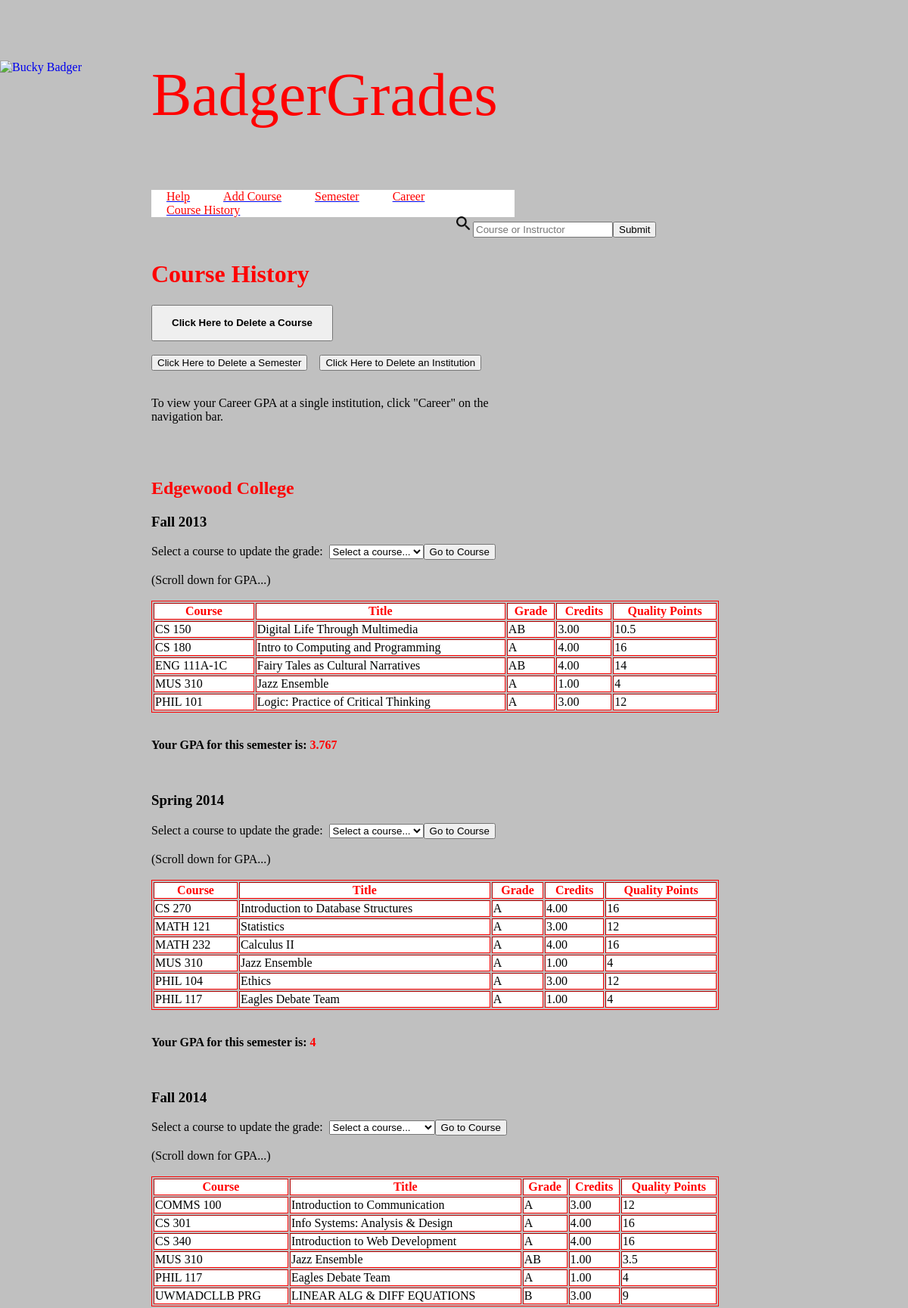
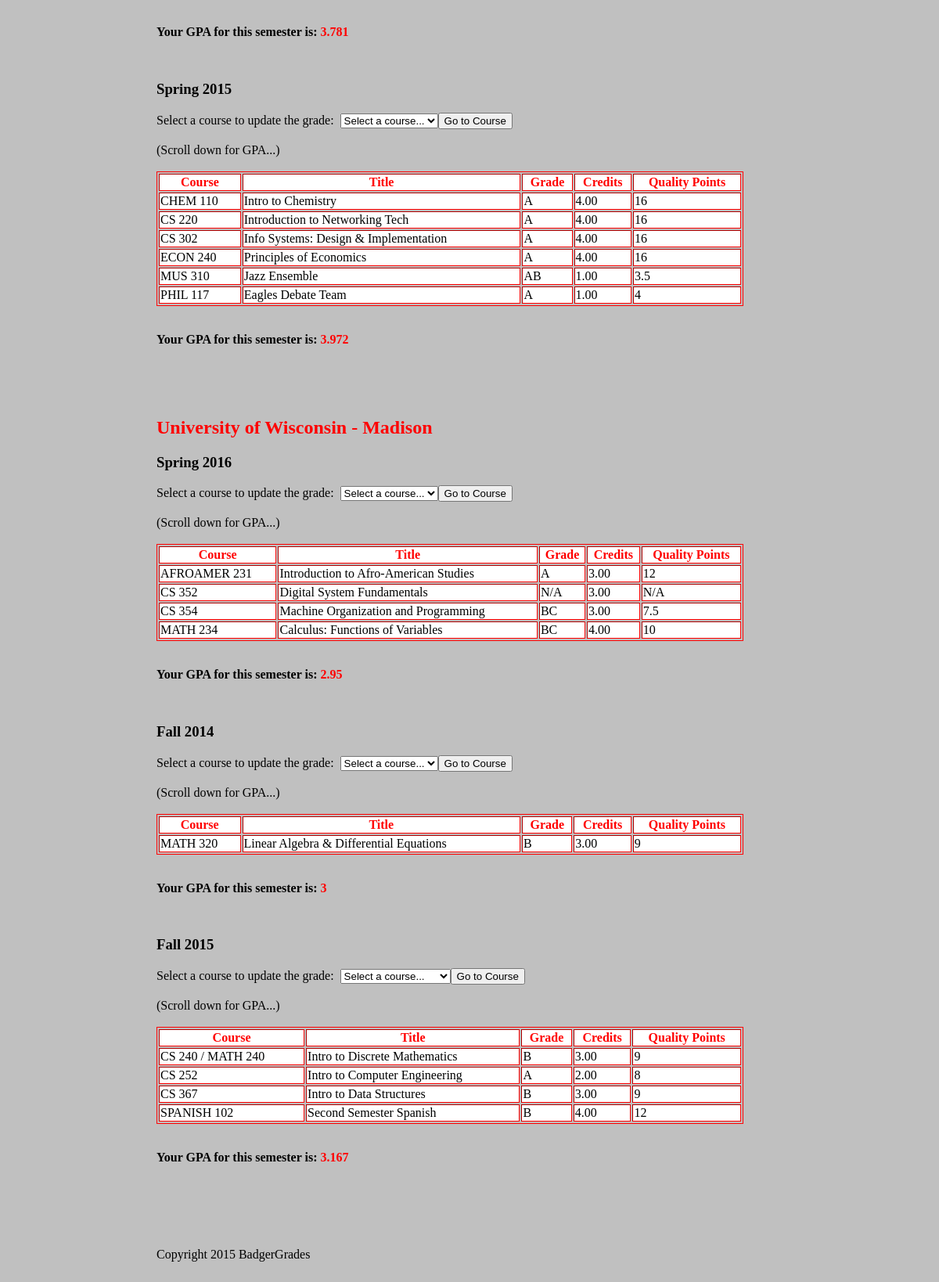
/course_history.php, run on the app's committed database (2 pictures, top to bottom).
### tables this page shows
CREATE TABLE `institution` (
  `InstitutionID` int(11) NOT NULL AUTO_INCREMENT,
  `Institution` varchar(45) NOT NULL,
  `City` varchar(45) DEFAULT NULL,
  `State` varchar(45) DEFAULT NULL,
  `Major` varchar(45) DEFAULT NULL,
  PRIMARY KEY (`InstitutionID`)
);

CREATE TABLE `class` (
  `CourseID` int(11) NOT NULL AUTO_INCREMENT,
  `CourseCode` varchar(45) NOT NULL,
  `CourseName` varchar(90) NOT NULL,
  `Schedule` varchar(45) DEFAULT NULL,
  `Instructor` varchar(45) DEFAULT NULL,
  `Credits` decimal(3,2) NOT NULL,
  `SemesterID` int(11) NOT NULL,
  `InstitutionID` int(11) NOT NULL,
  PRIMARY KEY (`CourseID`),
  KEY `SemesterID_idx` (`SemesterID`),
  KEY `InstitutionID_idx` (`InstitutionID`),
  CONSTRAINT `InstitutionID` FOREIGN KEY (`InstitutionID`) REFERENCES `institution` (`InstitutionID`) ON DELETE NO ACTION ON UPDATE NO ACTION,
  CONSTRAINT `SemesterID` FOREIGN KEY (`SemesterID`) REFERENCES `semester` (`SemesterID`) ON DELETE NO ACTION ON UPDATE NO ACTION
);

CREATE TABLE `graded_item_type` (
  `GradedItemTypeID` int(11) NOT NULL AUTO_INCREMENT,
  `GradedItemType` varchar(45) NOT NULL,
  `PortionOfGrade` decimal(3,2) NOT NULL,
  `CourseID` int(11) NOT NULL,
  PRIMARY KEY (`GradedItemTypeID`),
  KEY `CourseID_idx` (`CourseID`),
  CONSTRAINT `CourseID` FOREIGN KEY (`CourseID`) REFERENCES `class` (`CourseID`) ON DELETE NO ACTION ON UPDATE NO ACTION
);

CREATE TABLE `grading_scale` (
  `LetterGradeRangeID` int(11) NOT NULL AUTO_INCREMENT,
  `LetterGrade` varchar(2) NOT NULL,
  `MinimumGrade` decimal(3,2) NOT NULL,
  `CourseID` int(11) NOT NULL,
  PRIMARY KEY (`LetterGradeRangeID`),
  KEY `ClassID_idx` (`CourseID`),
  CONSTRAINT `ClassID` FOREIGN KEY (`CourseID`) REFERENCES `class` (`CourseID`) ON DELETE NO ACTION ON UPDATE NO ACTION
);

### course_history.php (the view, shortened to what this page needs)
<!DOCTYPE html PUBLIC "-//W3C//DTD HTML 4.01//EN"
   "http://www.w3.org/TR/html4/strict.dtd">
<html xmlns="http://www.w3.org/1999/xhtml" lang="en">
<head>
	<link rel="stylesheet" type="text/css" href="Home.css">
</head>
<body>
	<a href="Home.php"><img src="BuckyBadger.svg.png" alt="Bucky Badger" id="buckey" class="arrange_left"></a>
	<a href="Home.php" style="text-decoration : none"><p style="font-size:500%;color:red">BadgerGrades</p></a>
	<ul>
	  <li id="home"><a href="Home.php"><font color="red">Help</font></a></li>&nbsp;&nbsp;&nbsp;&nbsp;&nbsp;
	  <li id="add_course"><a href="add_course.php"><font color="red">Add Course</font></a></li>&nbsp;&nbsp;&nbsp;&nbsp;&nbsp;
	  <li id="semester"><a href="semester_institution.php"><font color="red">Semester</font></a></li>&nbsp;&nbsp;&nbsp;&nbsp;&nbsp;
	  <li id="career"><a href="career_institution.php"><font color="red">Career</font></a></li>&nbsp;&nbsp;&nbsp;&nbsp;&nbsp;
	  <li id="course_history"><a href="course_history.php"><font color="red">Course History</font></a></li>
	  <li id="search"><form action="search.php" method="post" class="arrange_right"><img src="ic_search_48px-128.png" height="25" width="25"><input type="text" name="search" placeholder="Course or Instructor"><input type="submit" value="Submit"></form></li>
	</ul>
	<br><br>
	<h1>Course History</h1>
	<input type="button" value="Click Here to Delete a Course" onclick="location.href='remove_course.php'" style="height:48px; width:240px; font-weight: bold;">
	<br><br>
	<input type="button" value="Click Here to Delete a Semester" onclick="location.href='remove_semester.php'">&nbsp;&nbsp;&nbsp;&nbsp;<input type="button" value="Click Here to Delete an Institution" onclick="location.href='remove_institution.php'">
	<br><br>
	<p>To view your Career GPA at a single institution, click "Career" on the navigation bar.</p>
	<br><br>
	<?php
		$con = mysqli_connect("localhost","root","","badgergrades");
		displayByInstitution($con);
		function displayByInstitution($con){
			$sql = "SELECT InstitutionID, Institution FROM badgergrades.institution;";
			$result = mysqli_query($con,$sql);
			while($institution = mysqli_fetch_array($result)){
				echo "<h2 style=\"color:red\">" . $institution['Institution'] . "</h2>";
				displayBySemester($con,(int)$institution['InstitutionID']);
				echo "<br><br>";
			}
		}
		function displayBySemester($con,$institutionId){
			$sql = "SELECT class.SemesterID, Semester FROM badgergrades.class INNER JOIN badgergrades.semester ON semester.SemesterID = class.SemesterID INNER JOIN badgergrades.institution ON institution.InstitutionID = class.InstitutionID WHERE class.InstitutionID = $institutionId GROUP BY class.SemesterID, class.InstitutionID ORDER BY class.SemesterID DESC;";
			$result = mysqli_query($con,$sql);
			if(mysqli_num_rows($result)!==0){
				while($semester = mysqli_fetch_array($result)){
					echo "<h3>" . $semester['Semester'] . "</h3>";
					displayCourses($con,$institutionId,(int)$semester['SemesterID']);
					echo "<br>";
				}
			}
			else{
				echo "<h3>No classes available.</h3>";
			}
		}
		function displayCourses($con,$institutionId,$semesterId){
			echo "<form action=\"course.php\" method=\"post\"><label for 'course'>Select a course to update the grade:&nbsp;&nbsp;</label><select name='course'><option value=''>Select a course...</option>";
			echo "</select><input type=\"submit\" value=\"Go to Course\"></form><br>(Scroll down for GPA...)<br><br>";
			echo "<table border='1' style='width:750px'><tr><th>Course</th><th>Title</th><th>Grade</th><th>Credits</th><th>Quality Points</th></tr>";
			$sql = "SELECT CourseID, CourseCode, CourseName, Credits FROM badgergrades.class WHERE class.SemesterID = $semesterId AND class.InstitutionID = $institutionId ORDER BY CourseCode;";
			$result = mysqli_query($con,$sql);
			$totalCredits = 0.00;
			$totalQualityPoints = 0.00;
			while($class = mysqli_fetch_array($result)){
				$finalGrade = getFinalGrade($con,(int)$class['CourseID']);
				if(strcmp($finalGrade, "N/A")==0){
					echo "<tr><td>" . $class['CourseCode'] . "</td><td>" . $class['CourseName'] . "</td><td>" . $finalGrade . "</td><td>" . $class['Credits'] . "</td><td>" . "N/A" . "</td></tr>";
				}
				else{
					$credits = floatval($class['Credits']);
					$totalCredits += $credits;
					$qualityPoints = getQualityPoints($con,$finalGrade,$credits);
					$totalQualityPoints += $qualityPoints;
					echo "<tr><td>" . $class['CourseCode'] . "</td><td>" . $class['CourseName'] . "</td><td>" . $finalGrade . "</td><td>" . $class['Credits'] . "</td><td>" . $qualityPoints . "</td></tr>";
				}
			}
			echo "</table><br>";
			if($totalCredits!==0.00){
				echo "<p><b>Your GPA for this semester is: <font style=\"color:red\">" . round($totalQualityPoints/$totalCredits,3) . "</font></b></p>";
			}
		}
		function getFinalGrade($con,$courseId){
			$sql = "SELECT GradedItemTypeID, PortionOfGrade FROM badgergrades.graded_item_type WHERE CourseID = $courseId;";
			$result = mysqli_query($con,$sql);
			$gradedItemTypeIds = array();
			while($itemType = mysqli_fetch_array($result)){
				$gradedItemTypeIds[$itemType['GradedItemTypeID']] = floatval($itemType['PortionOfGrade']);
			}
			$sql = "SELECT GradedItem FROM badgergrades.graded_item_type INNER JOIN badgergrades.graded_item ON graded_item_type.GradedItemTypeID = graded_item.GradedItemTypeID INNER JOIN badgergrades.class ON graded_item_type.CourseID = class.CourseID WHERE class.CourseID = $courseId;";
			$result = mysqli_query($con,$sql);
			if(mysqli_num_rows($result)!==0){
				$totalWeightedAverage = 0.00;
				$totalOfCategoryPortions = 0.00;
				$usedGradedItemTypes = array();
				foreach($gradedItemTypeIds as $gradedItemTypeId=>$portionOfGrade){
					$gradedItemTypeId = (int)$gradedItemTypeId;
					$gradedItemTypeUsed = false;
					$sql = "SELECT GradedItem, graded_item.GradedItemTypeID FROM badgergrades.graded_item_type INNER JOIN badgergrades.graded_item ON graded_item_type.GradedItemTypeID = graded_item.GradedItemTypeID INNER JOIN badgergrades.class ON graded_item_type.CourseID = class.CourseID WHERE class.CourseID = $courseId;";
					$result = mysqli_query($con,$sql);
					while($item = mysqli_fetch_array($result)){
						if((int)$item['GradedItemTypeID'] == $gradedItemTypeId){
							$gradedItemTypeUsed = true;
							break;
						}
					}
					if($gradedItemTypeUsed){
						$usedGradedItemTypes[strval($gradedItemTypeId)] = $portionOfGrade;
					}
					$sql = "SELECT PointsEarned, PointsWorth FROM badgergrades.graded_item WHERE GradedItemTypeID = $gradedItemTypeId;";
					$result = mysqli_query($con,$sql);
					if(mysqli_num_rows($result)!==0){
						$totalPointsEarned = 0.00;
						$totalPointsWorth = 0.00;
						while($item = mysqli_fetch_array($result)){
							$totalPointsEarned += floatval($item['PointsEarned']);
							$totalPointsWorth += floatval($item['PointsWorth']);
						}
						$categoryAverage = $totalPointsEarned/$totalPointsWorth;
						$weightedAverage = $categoryAverage*$portionOfGrade;
						$totalWeightedAverage += $weightedAverage;
					}
				}
				foreach($usedGradedItemTypes as $gradedItemTypeId=>$portionOfGrade){
					$totalOfCategoryPortions += $portionOfGrade;
				}
				$weightedGrade = $totalWeightedAverage/$totalOfCategoryPortions;
				$sql = "SELECT LetterGrade, MinimumGrade FROM badgergrades.grading_scale WHERE CourseID = $courseId ORDER BY LetterGrade;";
				$result = mysqli_query($con,$sql);
				$letterGrade = "";
				while($grade = mysqli_fetch_array($result)){
					if($weightedGrade>=$grade['MinimumGrade']){
						$letterGrade = $grade['LetterGrade'];
						break;
					}
				}
				return $letterGrade;
			}
			else{
				return "N/A";
			}
		}
		function getQualityPoints($con,$finalGrade,$credits){
			$qualityPoints = 0.00;
			switch($finalGrade){
				case "A":
					$qualityPoints = $credits * 4.00;
					break;
				case "AB":
					$qualityPoints = $credits * 3.50;
					break;
				case "B":
					$qualityPoints = $credits * 3.00;
					break;
				case "BC":
					$qualityPoints = $credits * 2.50;
					break;
			}
			return $qualityPoints;
		}
	?>
	<br><br>Copyright 2015 BadgerGrades<br><br>
</body>
</html>

### Home.css (style rules this page uses)
#buckey { height: auto; width: auto; max-width: 250px; max-height: 250px; }
#search { color:black; }
h1 { color:red; }
ul { list-style-type: none; margin: 0; padding: 0; background-color: white; }
li { display: inline-block; width: 100 px; height: 30 px; color: red; margin-left: 20px; }
table { border: 1px solid red; }
th { background-color: white; color: red; }
td { background-color: white; }
.arrange_left { position:absolute; left:0px; width:300px; }
.arrange_right { position:absolute; right:0px; width:600px; }
body { background-repeat:repeat-x; background-color:silver; margin-left:200px; margin-right:200px; width:40%; }

### data on the page
institution: Institution "Edgewood College", Semester "Fall 2013", totalCredits "3.767", Semester "Spring 2014", totalCredits "4", Semester "Fall 2014", totalCredits "3.781", Semester "Spring 2015", totalCredits "3.972"
class: CourseCode "CS 150", CourseName "Digital Life Through Multimedia", finalGrade "AB", Credits "3.00", qualityPoints "10.5"
class: CourseCode "CS 180", CourseName "Intro to Computing and Programming", finalGrade "A", Credits "4.00", qualityPoints "16"
class: CourseCode "ENG 111A-1C", CourseName "Fairy Tales as Cultural Narratives", finalGrade "AB", Credits "4.00", qualityPoints "14"
class: CourseCode "MUS 310", CourseName "Jazz Ensemble", finalGrade "A", Credits "1.00", qualityPoints "4"
class: CourseCode "PHIL 101", CourseName "Logic: Practice of Critical Thinking", finalGrade "A", Credits "3.00", qualityPoints "12"
class: CourseCode "CS 270", CourseName "Introduction to Database Structures", finalGrade "A", Credits "4.00", qualityPoints "16"
class: CourseCode "MATH 121", CourseName "Statistics", finalGrade "A", Credits "3.00", qualityPoints "12"
class: CourseCode "MATH 232", CourseName "Calculus II", finalGrade "A", Credits "4.00", qualityPoints "16"
class: CourseCode "MUS 310", CourseName "Jazz Ensemble", finalGrade "A", Credits "1.00", qualityPoints "4"
class: CourseCode "PHIL 104", CourseName "Ethics", finalGrade "A", Credits "3.00", qualityPoints "12"
class: CourseCode "PHIL 117", CourseName "Eagles Debate Team", finalGrade "A", Credits "1.00", qualityPoints "4"
class: CourseCode "COMMS 100", CourseName "Introduction to Communication", finalGrade "A", Credits "3.00", qualityPoints "12"
class: CourseCode "CS 301", CourseName "Info Systems: Analysis & Design", finalGrade "A", Credits "4.00", qualityPoints "16"
class: CourseCode "CS 340", CourseName "Introduction to Web Development", finalGrade "A", Credits "4.00", qualityPoints "16"
class: CourseCode "MUS 310", CourseName "Jazz Ensemble", finalGrade "AB", Credits "1.00", qualityPoints "3.5"
class: CourseCode "PHIL 117", CourseName "Eagles Debate Team", finalGrade "A", Credits "1.00", qualityPoints "4"
class: CourseCode "UWMADCLLB PRG", CourseName "LINEAR ALG & DIFF EQUATIONS", finalGrade "B", Credits "3.00", qualityPoints "9"
class: CourseCode "CHEM 110", CourseName "Intro to Chemistry", finalGrade "A", Credits "4.00", qualityPoints "16"
class: CourseCode "CS 220", CourseName "Introduction to Networking Tech", finalGrade "A", Credits "4.00", qualityPoints "16"
class: CourseCode "CS 302", CourseName "Info Systems: Design & Implementation", finalGrade "A", Credits "4.00", qualityPoints "16"
class: CourseCode "ECON 240", CourseName "Principles of Economics", finalGrade "A", Credits "4.00", qualityPoints "16"
class: CourseCode "MUS 310", CourseName "Jazz Ensemble", finalGrade "AB", Credits "1.00", qualityPoints "3.5"
class: CourseCode "PHIL 117", CourseName "Eagles Debate Team", finalGrade "A", Credits "1.00", qualityPoints "4"
institution: Institution "University of Wisconsin - Madison", Semester "Spring 2016", totalCredits "2.95", Semester "Fall 2014", totalCredits "3", Semester "Fall 2015", totalCredits "3.167"
class: CourseCode "AFROAMER 231", CourseName "Introduction to Afro-American Studies", finalGrade "A", Credits "3.00", qualityPoints "12"
class: CourseCode "CS 352", CourseName "Digital System Fundamentals", finalGrade "N/A", Credits "3.00"
class: CourseCode "CS 354", CourseName "Machine Organization and Programming", finalGrade "BC", Credits "3.00", qualityPoints "7.5"
class: CourseCode "MATH 234", CourseName "Calculus: Functions of Variables", finalGrade "BC", Credits "4.00", qualityPoints "10"
class: CourseCode "MATH 320", CourseName "Linear Algebra & Differential Equations", finalGrade "B", Credits "3.00", qualityPoints "9"
class: CourseCode "CS 240 / MATH 240", CourseName "Intro to Discrete Mathematics", finalGrade "B", Credits "3.00", qualityPoints "9"
class: CourseCode "CS 252", CourseName "Intro to Computer Engineering", finalGrade "A", Credits "2.00", qualityPoints "8"
class: CourseCode "CS 367", CourseName "Intro to Data Structures", finalGrade "B", Credits "3.00", qualityPoints "9"
class: CourseCode "SPANISH 102", CourseName "Second Semester Spanish", finalGrade "B", Credits "4.00", qualityPoints "12"
